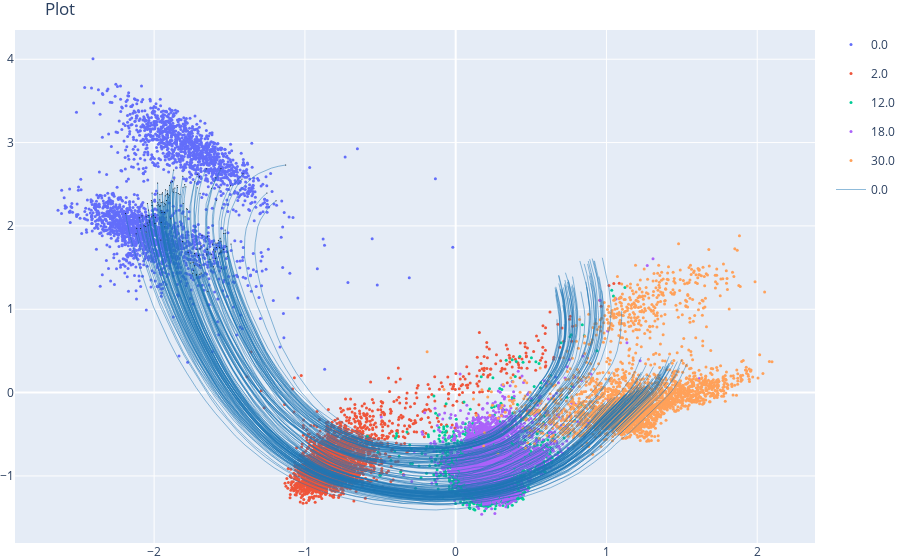

This figure's notebook cell:
### Code cell
fig = scatter(z, adata.obs['day'], title='Latent space', s=3)
trajectories(traj_unprocru_reshape, fig=fig, s=.5)
